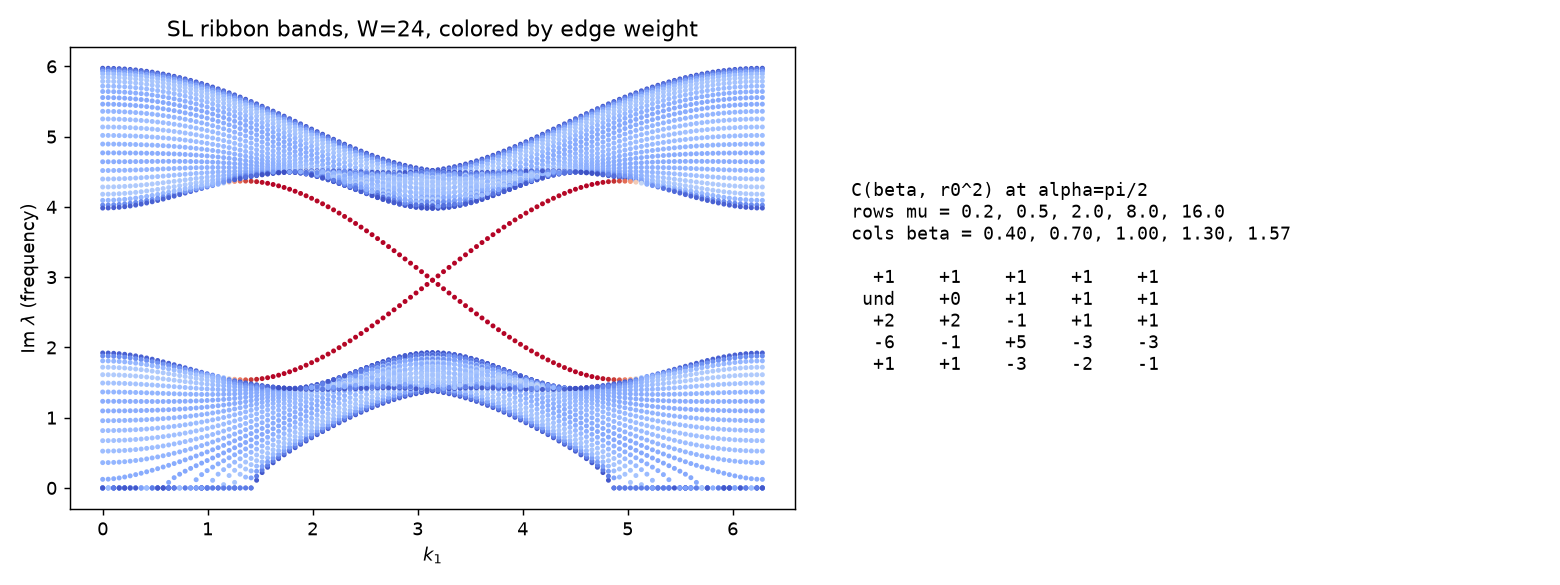

This figure's Python source:
"""
stuartlandau_phase_diagram.py — the three computations the referee demanded
==========================================================================
Companion to stuartlandau_haldane_check.py (imports its validated Bloch
builder). Produces, all within the HONEST Stuart-Landau linearization:

 (1) SEMENOFF-vs-HALDANE within SL: sublattice asymmetry enters the SL model
     naturally as a sublattice FREQUENCY DETUNING +/- delta (the oscillator
     realization of "pinning asymmetry"); sweep delta at fixed alpha, beta =
     pi/2 and find the C = +1 -> 0 boundary. Bare-dictionary prediction:
     |delta_c| = 3*sqrt(3)*g2*sin(alpha); report the SL-corrected value.
 (2) C(beta, r0^2) GRID: where in the dissipative/reactive x amplitude-
     stiffness plane the topological phase actually lives. C reported only
     where the band pair is cleanly separated (gap > GAP_MIN); 'und'
     otherwise. This is the paper's headline phase diagram.
 (3) RIBBON SPECTRUM: strip geometry (open along a2, Bloch along a1),
     linearized SL generator; look for a chiral in-gap branch localized on
     the edges — the honest (non-Hermitian-aware) check behind the paper's
     chiral-edge-mode signature. Also reports the edge-localization weight
     and checks for skin-effect pileup (bulk-state localization).

Run:  python stuartlandau_phase_diagram.py   -> prints results, saves .png
"""
import os
import sys

import numpy as np
import matplotlib
matplotlib.use("Agg")
import matplotlib.pyplot as plt

sys.path.insert(0, os.path.dirname(__file__))
from stuartlandau_haldane_check import (G1C, G2C, SQ3, G1, G2, K_PT,
                                        structure)

GAP_MIN = 0.05   # minimum band-pair separation for a trusted Chern number


def bloch_generator_d(kx, ky, mu, alpha, beta, delta=0.0, g1=G1C, g2=G2C):
    """4x4 SL Bloch generator with sublattice frequency detuning +/- delta.
    Detuning enters as +i*delta*sigma_z in the particle block and its
    conjugate in the hole block (rotating frame unchanged: the +/- detuning
    is traceless so the uniform sync solution is unaffected at this order
    for small delta; fixed point still checked in the parent script)."""
    chi = (3 * g1 + 6 * g2 * np.cos(alpha)) * np.exp(1j * beta)
    r2 = mu + chi.real
    if r2 <= 0:
        raise ValueError("no limit cycle")
    cdiag = mu - 2 * r2 - 1j * chi.imag
    S = np.exp(1j * beta) * structure(kx, ky, alpha, g1, g2)
    Sm = np.exp(1j * beta) * structure(-kx, -ky, alpha, g1, g2)
    sz = np.diag([1.0, -1.0])
    P = cdiag * np.eye(2) + S + 1j * delta * sz
    Pc = np.conj(cdiag) * np.eye(2) + np.conj(Sm) - 1j * delta * sz
    Q = -r2 * np.eye(2)
    return np.block([[P, Q], [Q, Pc]])


def chern_and_gap(mu, alpha, beta, delta=0.0, n=30):
    """FHS Chern of the upper positive-frequency band + min pair gap.
    Selection: two eigenvalues with largest Im (positive-frequency pair),
    upper = larger Im. Returns (C, mingap); C is None if gap < GAP_MIN."""
    s = (np.arange(n) + 0.5) / n
    u = np.empty((n, n, 4), dtype=complex)
    mingap = np.inf
    for i in range(n):
        for j in range(n):
            k = s[i] * G1 + s[j] * G2
            lam, vec = np.linalg.eig(
                bloch_generator_d(k[0], k[1], mu, alpha, beta, delta))
            pos = np.argsort(lam.imag)[-2:]
            pos = pos[np.argsort(lam.imag[pos])]
            u[i, j] = vec[:, pos[1]]
            mingap = min(mingap, abs(lam[pos[1]] - lam[pos[0]]))
    if mingap < GAP_MIN:
        return None, mingap

    def link(arr, axis):
        ov = np.sum(np.conj(arr) * np.roll(arr, -1, axis=axis), axis=-1)
        return ov / np.abs(ov)

    U1, U2 = link(u, 0), link(u, 1)
    F = np.angle(U1 * np.roll(U2, -1, axis=0) / (np.roll(U1, -1, axis=1) * U2))
    return int(np.rint(F.sum() / (2 * np.pi))), mingap


# ----------------------------------------------------------------------------
# (3) ribbon: open along a2 (W cells), Bloch along a1
# ----------------------------------------------------------------------------
def ribbon_generator(k1, W, mu, alpha, beta, g1=G1C, g2=G2C):
    """Linearized SL generator for a ribbon: W unit cells across, open
    boundary in the a2 direction, Bloch phase e^{i k1} per a1 step.
    Basis: for each row m: (a_A, a_B), then all conjugates."""
    chi = (3 * g1 + 6 * g2 * np.cos(alpha)) * np.exp(1j * beta)
    r2 = mu + chi.real
    cdiag = mu - 2 * r2 - 1j * chi.imag
    e = np.exp(1j * k1)
    n = 2 * W
    T = np.zeros((n, n), dtype=complex)      # particle-block hopping

    def A(m):
        return 2 * m

    def B(m):
        return 2 * m + 1

    for m in range(W):
        # NN: A(x,y) couples B(x,y), B(x-1,y), B(x,y-1)
        T[A(m), B(m)] += g1 * (1 + np.conj(e))     # same row: cells (0,0),(-1,0)
        T[B(m), A(m)] += g1 * (1 + e)
        if m > 0:
            T[A(m), B(m - 1)] += g1                # cell (0,-1)
            T[B(m - 1), A(m)] += g1
        # NNN Haldane pattern, +b_m in cell coords: (1,-1), (0,1), (-1,0)
        pa, ma = g2 * np.exp(1j * alpha), g2 * np.exp(-1j * alpha)
        for (dx, dy) in ((1, -1), (0, 1), (-1, 0)):
            ph = e ** dx
            m2 = m + dy
            if 0 <= m2 < W:
                T[A(m), A(m2)] += pa * ph
                T[A(m2), A(m)] += ma * np.conj(ph)
                T[B(m), B(m2)] += ma * ph
                T[B(m2), B(m)] += pa * np.conj(ph)
    T *= np.exp(1j * beta)
    # bulk-value diagonal (edge sites keep bulk r2: pinned-amplitude
    # approximation; adequate for band-structure demonstration)
    P = cdiag * np.eye(n) + T
    # conjugate block: conj of generator at -k1
    e2 = np.exp(-1j * k1)
    Tm = np.zeros((n, n), dtype=complex)
    for m in range(W):
        Tm[A(m), B(m)] += g1 * (1 + np.conj(e2))
        Tm[B(m), A(m)] += g1 * (1 + e2)
        if m > 0:
            Tm[A(m), B(m - 1)] += g1
            Tm[B(m - 1), A(m)] += g1
        pa, ma = g2 * np.exp(1j * alpha), g2 * np.exp(-1j * alpha)
        for (dx, dy) in ((1, -1), (0, 1), (-1, 0)):
            ph = e2 ** dx
            m2 = m + dy
            if 0 <= m2 < W:
                Tm[A(m), A(m2)] += pa * ph
                Tm[A(m2), A(m)] += ma * np.conj(ph)
                Tm[B(m), B(m2)] += ma * ph
                Tm[B(m2), B(m)] += pa * np.conj(ph)
    Tm *= np.exp(1j * beta)
    Pc = np.conj(cdiag) * np.eye(n) + np.conj(Tm)
    Q = -r2 * np.eye(n)
    return np.block([[P, Q], [Q, Pc]])


def main():
    MU, ALPHA = 0.5, np.pi / 2
    print("=" * 72)
    print("(1) Semenoff (sublattice detuning) vs Haldane within SL, beta=pi/2")
    bare = 3 * SQ3 * G2C * np.sin(ALPHA)
    print(f"    bare-dictionary boundary: delta_c = 3sqrt3*g2*sin(a) = {bare:.3f}")
    last = None
    for d in np.arange(0.0, 3.01, 0.25):
        C, gap = chern_and_gap(MU, ALPHA, np.pi / 2, delta=d)
        tag = "und" if C is None else f"{C:+d}"
        print(f"    delta = {d:4.2f}:  C = {tag:>3s}  (min gap {gap:.3f})")
        if C == 0 and last == 1:
            print(f"    -> SL boundary between {d-0.25:.2f} and {d:.2f} "
                  f"(bare {bare:.2f})")
        last = C

    print("(2) C(beta, r0^2) phase diagram (und = gap below "
          f"{GAP_MIN}, C untrusted)")
    betas = [0.4, 0.7, 1.0, 1.3, np.pi / 2]
    mus = [0.2, 0.5, 2.0, 8.0, 16.0]
    print("    r0^2 rows x beta cols; r0^2 = mu + Re[e^{ib}chi]")
    hdr = "    r0^2\\beta " + "".join(f"{b:8.2f}" for b in betas)
    print(hdr)
    grid = []
    for mu in mus:
        row = []
        r2s = []
        for b in betas:
            chi = (3 * G1C + 6 * G2C * np.cos(ALPHA)) * np.exp(1j * b)
            r2s.append(mu + chi.real)
            try:
                C, gap = chern_and_gap(mu, ALPHA, b, n=24)
                row.append("und" if C is None else f"{C:+d}")
            except ValueError:
                row.append("--")
        grid.append(row)
        print(f"    mu={mu:5.1f}    " + "".join(f"{c:>8s}" for c in row)
              + f"   (r0^2 = {r2s[-1]:.1f} at beta=pi/2)")

    print("(3) ribbon spectrum, W=24, beta=pi/2 (chiral edge check)")
    W = 24
    k1s = np.linspace(0, 2 * np.pi, 121)
    fig, ax = plt.subplots(1, 2, figsize=(12, 4.5))
    edge_found = 0
    skin_flag = 0.0
    for k1 in k1s:
        M = ribbon_generator(k1, W, MU, ALPHA, np.pi / 2)
        lam, vec = np.linalg.eig(M)
        sel = lam.imag > 0
        lam, vec = lam[sel], vec[:, sel]
        # edge weight: probability on outer 3 rows (both blocks)
        idx = np.arange(4 * W) % (2 * W) // 2      # row index of each basis el
        w_edge = (np.abs(vec[(idx < 3) | (idx >= W - 3), :]) ** 2).sum(0) / \
                 (np.abs(vec) ** 2).sum(0)
        ax[0].scatter(np.full(lam.shape, k1), lam.imag, c=w_edge, s=3,
                      cmap="coolwarm", vmin=0, vmax=1)
        # in-gap edge states near the bulk gap center at K-projection
        gapmask = (np.abs(lam.imag - lam.imag.mean()) <
                   0.45 * lam.imag.std()) & (w_edge > 0.6)
        edge_found += int(gapmask.sum() > 0)
        skin_flag = max(skin_flag, np.median(w_edge))
    ax[0].set(xlabel=r"$k_1$", ylabel=r"Im $\lambda$ (frequency)",
              title=f"SL ribbon bands, W={W}, colored by edge weight")
    print(f"    k-points with in-gap edge-localized states: {edge_found}"
          f" / {len(k1s)}")
    print(f"    median edge weight across ALL states (skin-effect flag; "
          f"~6/{W} = {6/W:.2f} expected if none): {skin_flag:.2f}")

    ax[1].axis("off")
    txt = "C(beta, r0^2) at alpha=pi/2\nrows mu = " + \
          ", ".join(str(m) for m in mus) + "\ncols beta = " + \
          ", ".join(f"{b:.2f}" for b in betas) + "\n\n" + \
          "\n".join("  ".join(f"{c:>4s}" for c in row) for row in grid)
    ax[1].text(0.05, 0.5, txt, family="monospace", fontsize=10, va="center")
    fig.tight_layout()
    out = __file__.replace(".py", ".png")
    fig.savefig(out, dpi=130)
    print(f"figure -> {out}")


if __name__ == "__main__":
    main()
